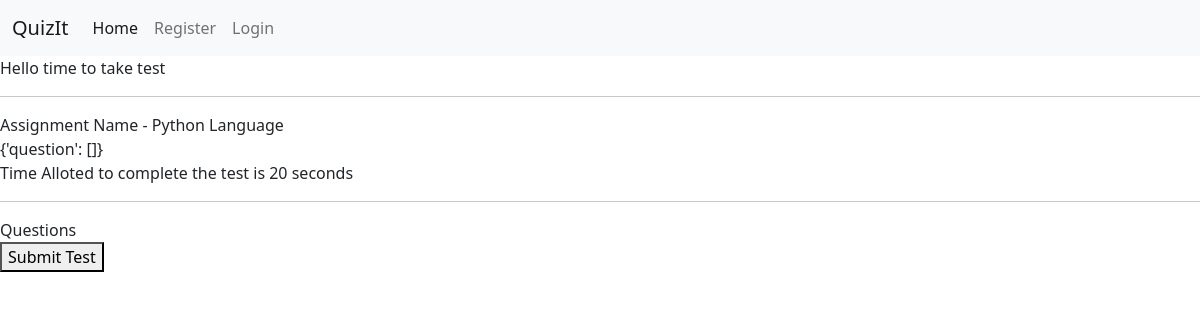
The page /assessments/test/16/ on the database as committed earlier.
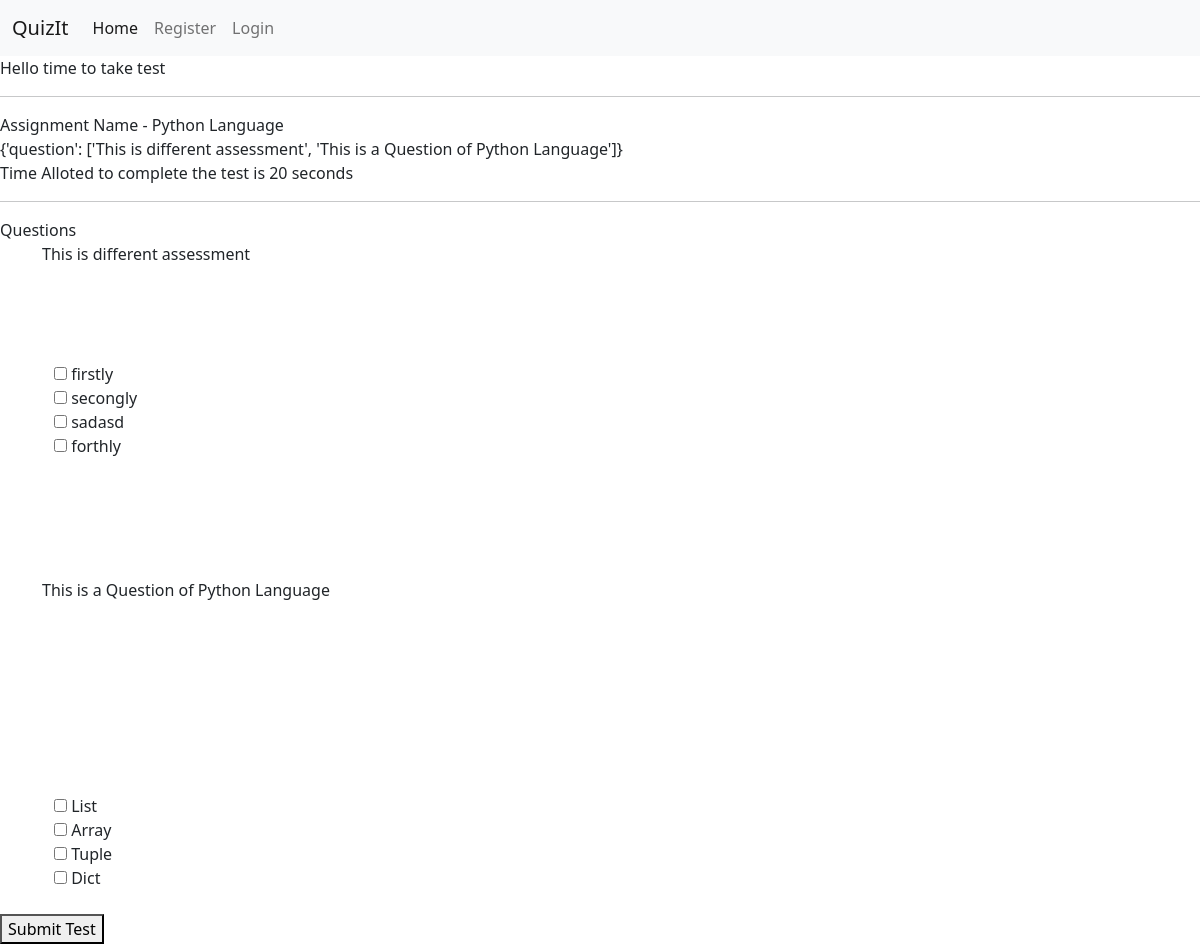
The same page on the database as committed later.
### quiz/models.py (models this page shows, shortened)
class Assessment(models.Model):
    user = models.ForeignKey(User, null=False, on_delete=models.CASCADE)
    name = models.CharField(max_length=255, default="Exam")
    duration = models.IntegerField()
    time = models.DateTimeField(auto_now_add=True)

class QuestionSet(models.Model):
    assessment = models.ForeignKey(
        Assessment, null=False, on_delete=models.CASCADE)
    section = models.ForeignKey(Section, null=False, on_delete=models.CASCADE)
    questionTitle = models.CharField(
        max_length=1023, default="question statement")
    mark = models.IntegerField()

class OptionSet(models.Model):
    Question = models.ForeignKey(
        QuestionSet, null=True, on_delete=models.CASCADE)
    optionStatement = models.CharField(max_length=1023)
    correct = models.BooleanField(default=False)

### quiz/views.py (the view)
# urls.py: path('assessments/test/<int:pk>/', testAssessment, name="testAssessment"),
def testAssessment(request, pk):
    assessment = Assessment.objects.get(id=pk)
    questions = QuestionSet.objects.filter(assessment=assessment)
    options = OptionSet.objects.all()
    data = {'question': []}
    for ques in questions:
        data['question'].append(ques.questionTitle)
        print(ques.questionTitle)
    print(data)
    return render(request, 'takeTest.html', {"assessment": assessment, "questions": questions, "options": options, 'data': data})

### quiz/templates/takeTest.html (shortened to what this page needs)
{% extends 'base.html' %} {% block content %} Hello time to take test
<hr />
Assignment Name - {{assessment.name}}
<br>
{{data}}
<br>
Time Alloted to complete the test is {{assessment.duration}} seconds
<hr />
        Questions
<br />
<div class="container">
    {% for ques in questions %}
    {{ques.questionTitle}}
    <br>
    <div class="container">
        {% for opt in options %}
        {% if ques == opt.Question %}
        <input type="checkbox" id="{{ques.pk}}-{{opt.pk}}">
        <label for="vehicle1"> {{opt.optionStatement}}</label><br>
        {% else %}
        <br>
        {% endif %}
        {% endfor %}
    </div>
    <br />
    {% endfor %}
</div>
<button onclick="myFunction()">Submit Test</button>
{% endblock content%}

### quiz/templates/base.html (shortened to what this page needs)
<!DOCTYPE html>
<html lang="en">
  <head>
    <link href="https://cdn.jsdelivr.net/npm/bootstrap@5.0.2/dist/css/bootstrap.min.css" rel="stylesheet">
  </head>
  <body>
    <nav class="navbar navbar-expand-lg navbar-light bg-light">
      <div class="container-fluid">
        <a class="navbar-brand" href="/">QuizIt</a>
        <div class="collapse navbar-collapse" id="navbarSupportedContent">
          <ul class="navbar-nav me-auto mb-2 mb-lg-0">
            <li class="nav-item">
              <a class="nav-link active" aria-current="page" href="/">Home</a>
            </li>
            {% if user.is_authenticated %}
                <li class="nav-item">
                  <a class="nav-link" href="{% url 'edit_profile' %}">Edit Profile</a>
                </li>
                <li class="nav-item">
                  <a class="nav-link" href="{% url 'logout' %}">Logout</a>
                </li>
                <li class="nav-item">
                  <a class="nav-link" href="{% url 'assessments' %}">Assessment</a>
                </li>
                {% else %}
                <li class="nav-item">
                  <a class="nav-link" href="{% url 'register' %}">Register</a>
                </li>
                <li class="nav-item">
                  <a class="nav-link" href="{% url 'login' %}">Login</a>
                </li>
                {% endif %}
          </ul>
        </div>
      </div>
    </nav>
    {% block content %}{% endblock content %}
  </body>
</html>

Rows that differ between the two databases and show on the page:
added QuestionSet: questionTitle "This is different assessment"
added OptionSet: optionStatement "firstly", shown under "This is different assessment"
added OptionSet: optionStatement "secongly", shown under "This is different assessment"
added OptionSet: optionStatement "sadasd", shown under "This is different assessment"
added OptionSet: optionStatement "forthly", shown under "This is different assessment"
added QuestionSet: questionTitle "This is a Question of Python Language"
added OptionSet: optionStatement "List", shown under "This is a Question of Python Language"
added OptionSet: optionStatement "Array", shown under "This is a Question of Python Language"
added OptionSet: optionStatement "Tuple", shown under "This is a Question of Python Language"
added OptionSet: optionStatement "Dict", shown under "This is a Question of Python Language"
Other text that changed with them:
{{ data }}: "{'question': []}" → "{'question': ['This is different assessment', 'This is a Question of Python Language']}"
